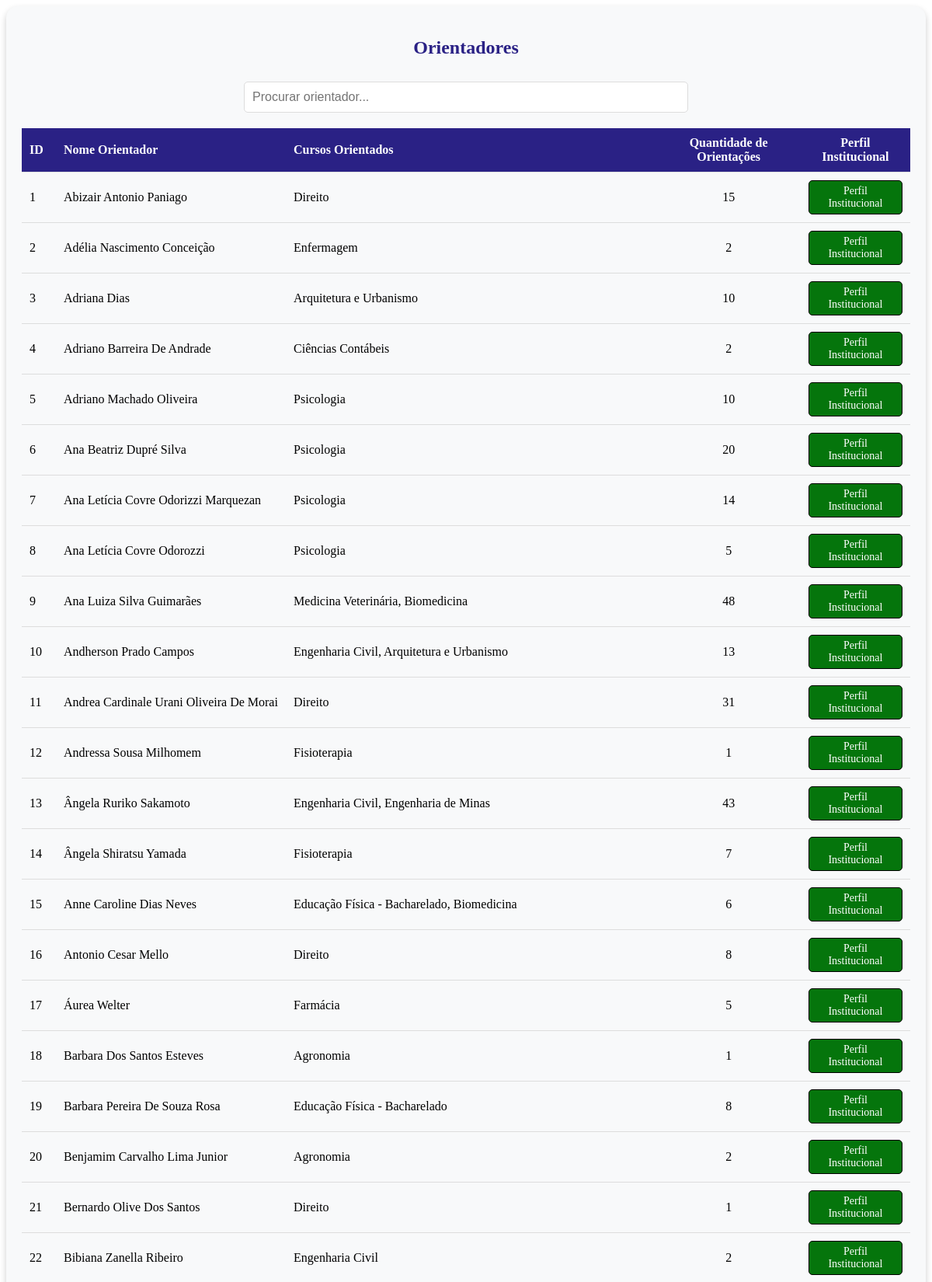
/producao/orientadores/ (upper part), run on the app's committed database.
### producao_cientifica/models.py (models this page shows)
class ProducaoCientifica(models.Model):
    id = models.PositiveIntegerField(primary_key=True)
    titulo = models.CharField(max_length=255)
    data_da_defesa = models.DateField(default=date.today)
    nome_do_curso = models.CharField(max_length=255)
    nome_orientador = models.CharField(max_length=255)
    link_arquivo = models.URLField()
    autores = models.ManyToManyField(Autor)
    palavras_chave = models.ManyToManyField(PalavraChave)

### producao_cientifica/views.py (the view)
# urls.py: path('orientadores/', views.lista_orientadores, name='lista_orientadores'),
def lista_orientadores(request):
    search_query = request.GET.get('search', '').lower()
    search_normalized = normalize_string(search_query)
    orientadores_query = ProducaoCientifica.objects.all()
    orientadores_data = {}
    for producao in orientadores_query:
        orientador = producao.nome_orientador
        curso = producao.nome_do_curso
        normalized_orientador = normalize_string(orientador)
        if normalized_orientador not in orientadores_data:
            orientadores_data[normalized_orientador] = {
                'nome_display': orientador,
                'cursos': set(),
                'quantidade_orientacoes': 0
            }
        orientadores_data[normalized_orientador]['cursos'].add(curso)
        orientadores_data[normalized_orientador]['quantidade_orientacoes'] += 1
    orientadores_list = sorted(
        (
            {
                'nome_orientador': data['nome_display'],
                'cursos_orientados': ', '.join(data['cursos']),
                'quantidade_orientacoes': data['quantidade_orientacoes'],
            }
            for nome, data in orientadores_data.items()
        ),
        key=lambda x: normalize_string(x['nome_orientador'])  # Ordenação considerando nomes sem espaços e acentos
    )
    if search_query:
        orientadores_list = [
            orientador for orientador in orientadores_list
            if search_normalized in normalize_string(orientador['nome_orientador']) or
               search_normalized in normalize_string(orientador['cursos_orientados'])
        ]
    if request.headers.get('X-Requested-With') == 'XMLHttpRequest':
        return JsonResponse(orientadores_list, safe=False)
    return render(request, 'lista_orientadores/lista_orientadores.html', {'orientadores': orientadores_list})

### producao_cientifica/views.py (called while the page is built)
def normalize_string(s):
    return ''.join(unicodedata.normalize('NFKD', ch).encode('ASCII', 'ignore').decode('ASCII').lower() for ch in s if not ch.isspace())

### producao_cientifica/templates/lista_orientadores/lista_orientadores.html (shortened to what this page needs)
{% extends "drawer/drawer.html" %}
{% load static %}
{% block extra_css %}
<link rel="stylesheet" href="{% static 'css/lista_orientadores.css' %}">
{% endblock extra_css %}
{% block content %}
<div class="container mt-5">
    <div class="main-container">
        <h2 class="heading">Orientadores</h2>
        <div id="search-container">
            <input type="text" id="search" class="form-control" placeholder="Procurar orientador...">
        </div>
        <table id="orientadoresTable" class="table">
            <thead>
                <tr>
                    <th>ID</th>
                    <th>Nome Orientador</th>
                    <th>Cursos Orientados</th>
                    <th>Quantidade de Orientações</th>
                    <th>Perfil Institucional</th>
                </tr>
            </thead>
            <tbody>
                {% for orientador in orientadores %}
                <tr>
                    <td>{{ forloop.counter }}</td>
                    <td>{{ orientador.nome_orientador }}</td>
                    <td>{{ orientador.cursos_orientados }}</td>
                    <td>{{ orientador.quantidade_orientacoes }}</td>
                    <td><a href="#" class="perfil-btn">Perfil Institucional</a></td>
                </tr>
                {% endfor %}
            </tbody>
        </table>
    </div>
</div>
{% endblock %}

### templates_home_page/drawer/drawer.html (shortened to what this page needs)
{% load static %}
{% block extra_css %}{% endblock extra_css %}
{% block content %}{% endblock content %}

### producao_cientifica/static/css/lista_orientadores.css (style rules this page uses)
.main-container { padding: 20px; background-color: #f8f9fa; border-radius: 15px; box-shadow: 0 4px 8px 0 rgba(0,0,0,0.2); }
.heading { margin-bottom: 30px; color: #2a2185; text-align: center; }
#search-container { display: flex; justify-content: center; margin-bottom: 20px; }
#search { width: 50%; padding: 10px; font-size: 16px; border-radius: 5px; border: 1px solid #ddd; }
#orientadoresTable { width: 100%; border-collapse: collapse; }
#orientadoresTable thead { background-color: #2a2185; color: #fff; }
#orientadoresTable th, #orientadoresTable td { padding: 10px; text-align: left; border-bottom: 1px solid #ddd; }
.perfil-btn { background-color: #05750c; color: white; border: 1px solid #000000; padding: 5px 10px; font-size: 14px; border-radius: 5px; text-decoration: none; transition: background-color 0.3s, color 0.3s; display: block; text-align: center; width: auto; margin: 0 auto; }
#orientadoresTable th:nth-child(4), #orientadoresTable td:nth-child(4) { text-align: center; }
#orientadoresTable th:nth-child(5), #orientadoresTable td:nth-child(5) { text-align: center; }

### data on the page
ProducaoCientifica: nome_orientador "Abizair Antonio Paniago", cursos_orientados "Direito"
ProducaoCientifica: nome_orientador "Adélia Nascimento Conceição", cursos_orientados "Enfermagem"
ProducaoCientifica: nome_orientador "Adriana Dias", cursos_orientados "Arquitetura e Urbanismo"
ProducaoCientifica: nome_orientador "Adriano Barreira De Andrade", cursos_orientados "Ciências Contábeis"
ProducaoCientifica: nome_orientador "Adriano Machado Oliveira", cursos_orientados "Psicologia"
ProducaoCientifica: nome_orientador "Ana Beatriz Dupré Silva", cursos_orientados "Psicologia"
ProducaoCientifica: nome_orientador "Ana Letícia Covre Odorizzi Marquezan", cursos_orientados "Psicologia"
ProducaoCientifica: nome_orientador "Ana Letícia Covre Odorozzi", cursos_orientados "Psicologia"
ProducaoCientifica: nome_orientador "Ana Luiza Silva Guimarães"
ProducaoCientifica: nome_orientador "Andherson Prado Campos"
ProducaoCientifica: nome_orientador "Andrea Cardinale Urani Oliveira De Morai", cursos_orientados "Direito"
ProducaoCientifica: nome_orientador "Andressa Sousa Milhomem", cursos_orientados "Fisioterapia"
ProducaoCientifica: nome_orientador "Ângela Ruriko Sakamoto"
ProducaoCientifica: nome_orientador "Ângela Shiratsu Yamada", cursos_orientados "Fisioterapia"
ProducaoCientifica: nome_orientador "Anne Caroline Dias Neves"
ProducaoCientifica: nome_orientador "Antonio Cesar Mello", cursos_orientados "Direito"
ProducaoCientifica: nome_orientador "Áurea Welter", cursos_orientados "Farmácia"
ProducaoCientifica: nome_orientador "Barbara Dos Santos Esteves", cursos_orientados "Agronomia"
ProducaoCientifica: nome_orientador "Barbara Pereira De Souza Rosa", cursos_orientados "Educação Física - Bacharelado"
ProducaoCientifica: nome_orientador "Benjamim Carvalho Lima Junior", cursos_orientados "Agronomia"
ProducaoCientifica: nome_orientador "Bernardo Olive Dos Santos", cursos_orientados "Direito"
ProducaoCientifica: nome_orientador "Bibiana Zanella Ribeiro", cursos_orientados "Engenharia Civil"

### other printed values
{{ orientador.quantidade_orientacoes }} "15" "2" "10" "2" "10" "20" "14" "5" "48" "13" "31" "1" "43" "7" "6" "8" "5" "1" "8" "2" "1" "2"
{{ orientador.cursos_orientados }} "Medicina Veterinária, Biomedicina" "Engenharia Civil, Arquitetura e Urbanismo" "Engenharia Civil, Engenharia de Minas" "Educação Física - Bacharelado, Biomedicina"
